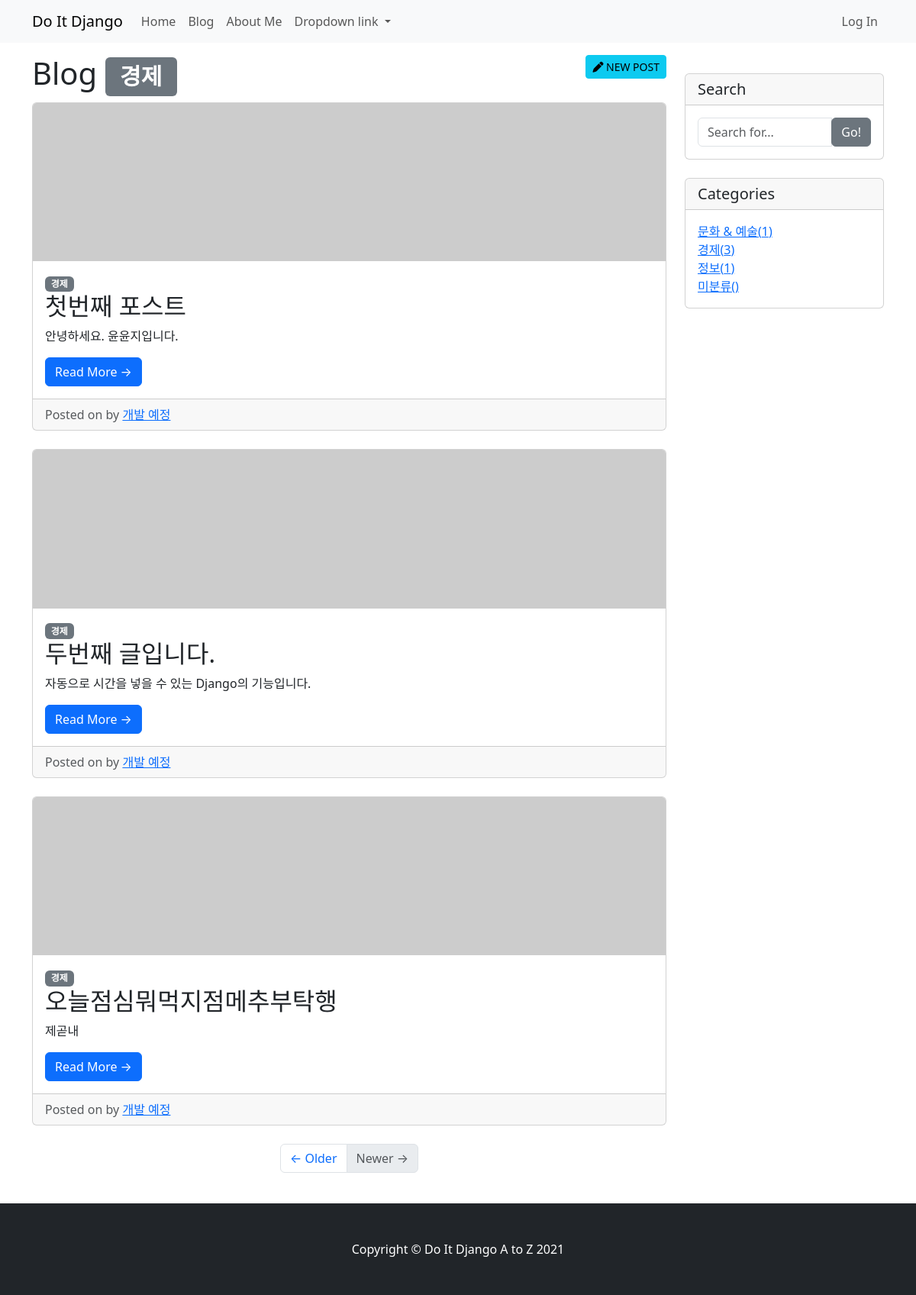
Screenshot of /blog/category/경제/ (signed in) with the database file from the repository.
### blog/models.py (models this page shows, shortened)
class Category(models.Model):
    name = models.CharField(max_length=50, unique=True)
    slug = models.SlugField(max_length=200, unique=True, allow_unicode=True)
    def __str__(self):
        return self.name
    def get_absolute_url(self):
        return f'/blog/category/{self.slug}'

class Post(models.Model):
    title = models.CharField(max_length=30)
    content = models.TextField()
    head_image = models.ImageField(upload_to='blog/images/%Y/%m/%d/', blank=True)
    file_upload = models.FileField(upload_to='blog/files/%Y/%m/%d/', blank=True)
    created_at = models.DateTimeField(auto_now_add=True)
    update_at = models.DateTimeField(auto_now=True)
    author = models.ForeignKey(User, null=True, on_delete=models.SET_NULL)
    category = models.ForeignKey(Category, null=True, blank=True, on_delete=models.SET_NULL)
    tag = models.ManyToManyField(Tag, blank=True)
    def get_absolute_url(self):
        return f'/blog/{self.pk}'

### blog/views.py (the view)
# urls.py: path('category/<str:slug>/', views.category_page),
def category_page(request, slug):
    if slug == 'no_category':
        category = '미분류'
        post_list = Post.objects.filter(category=None)
    else:
        category = Category.objects.get(slug=slug)
        post_list = Post.objects.filter(category=category)
    return render (
        request,
        'blog/post_list.html',
        {
            'post_list' : post_list,
            'categories' : Category.objects.all(),
            'no_categories_post_count' : Post.objects.filter(category=None).count(),
            'category' : category,
        }
    )

### blog/templates/blog/post_list.html (shortened to what this page needs)
{% extends 'blog/base.html' %}
{% block main_area %}
{% if user.is_authenticated %}
    {% if user.is_superuer or user.is_staff %}
        <a class="btn btn-info btn-sm float-end" href="/blog/create_post" role="button"><i class="fa fa-pen"></i> NEW POST</a>
    {% endif %}
{% endif %}
<h1>Blog
    {% if category %}
        <span class="badge bg-secondary">{{ category }}</span>
    {% endif %}
</h1>
        {% if post_list.exists %}
            {% for p in post_list %}
            <div class="card mb-4">
                {% if p.head_image %}
                <img class="card-img-top" src="{{ p.head_image.url }}" alt="{{ p }} head im-age">
                {% else %}
                <img class="card-img-top" src="https://picsum.photos/seed/{{ p.id }}/800/200" alt="random_image">
                {% endif %}
                <div class="card-body">
                    {% if p.category %}
                    <span class="badge bg-secondary">{{ p.category }}</span>
                    {% else %}
                    <span class="badge bg-secondary">미분류</span>
                    {% endif %}
                    <h2 class="card-title">{{ p.title }}</h2>
                    <p class="card-text">{{ p.content | truncatewords:45 }}</p>
                    <a href="{{ p.get_absolute_url }}" class="btn btn-primary">Read More &rarr;</a>
                </div>
                <div class="card-footer text-muted">
                    Posted on {{ p.create_at }} by
                    <a href="#">개발 예정</a>
                </div>
            </div>
            {% endfor %}
        {% else %}
            <h3>아직 게시물이 없습니다.</h3>
        {% endif %}
{% endblock %}

### blog/templates/blog/base.html (shortened to what this page needs)
<!DOCTYPE html>
{% load static %}
<html>
<head>
    <title>Blog</title><link href="{% static 'blog/bootstrap/bootstrap.min.css' %}" rel="stylesheet" media="screen">
</head>
<body>
    {% include 'blog/navbar.html' %}
    <div class="container my-3">
        <div class="row">
            <div class="col-md-8 col-lg-9" id="main-area">
                {% block main_area %}
                {% endblock %}
                <ul class="pagination justify-content-center mb-4">
                    <li class="page-item">
                        <a class="page-link" href="#">&larr; Older</a>
                    </li>
                    <li class="page-item disabled">
                        <a class="page-link" href="#">Newer &rarr;</a>
                    </li>
                </ul>
            </div>
            <div class="col-md-4 col-lg-3">
                <div class="card my-4">
                    <h5 class="card-header">Search</h5>
                    <div class="card-body">
                        <div class="input-group">
                            <input type="text" class="form-control" placeholder="Search for...">
                            <span class="input-group-btn">
                                <button class="btn btn-secondary" type="button">Go!</button>
                            </span>
                        </div>
                    </div>
                </div>
                <div class="card my-4">
                    <h5 class="card-header">Categories</h5>
                    <div class="card-body">
                        <div class="row">
                            <div class="col-lg-6">
                                <ul class="list-unstyled mb-0">
                                    {% for category in categories %}
                                    <li>
                                        <a href="{{ category.get_absolute_url }}">{{ category }}({{ category.post_set.count }})</a>
                                    </li>
                                    {% endfor %}
                                    <li>
                                        <a href="/blog/category/no_category/">미분류({{ no_category_post_count }})</a>
                                    </li>
                                </ul>
                            </div>
                        </div>
                    </div>
                </div>
            </div>
        </div>
    </div>
    {% include 'blog/footer.html' %}
</body>
</html>

### rows the page displays
Category: name "경제", post_set.count "3"
Post: category "경제", title "첫번째 포스트", content "안녕하세요. 윤윤지입니다."
Post: category "경제", title "두번째 글입니다.", content "자동으로 시간을 넣을 수 있는 Django의 기능입니다."
Post: category "경제", title "오늘점심뭐먹지점메추부탁행", content "제곧내"
Category: name "문화 & 예술", post_set.count "1"
Category: name "정보", post_set.count "1"
